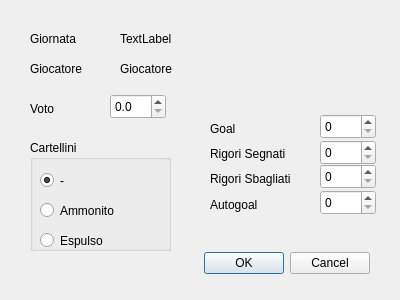
<?xml version="1.0" encoding="UTF-8"?>
<ui version="4.0">
 <class>AggiornaVoti</class>
 <widget class="QWidget" name="AggiornaVoti">
  <property name="geometry">
   <rect>
    <x>0</x>
    <y>0</y>
    <width>400</width>
    <height>300</height>
   </rect>
  </property>
  <property name="windowTitle">
   <string>Aggiorna Voto</string>
  </property>
  <widget class="QLabel" name="label">
   <property name="geometry">
    <rect>
     <x>30</x>
     <y>30</y>
     <width>70</width>
     <height>17</height>
    </rect>
   </property>
   <property name="text">
    <string>Giornata</string>
   </property>
  </widget>
  <widget class="QLabel" name="labelGiornata">
   <property name="geometry">
    <rect>
     <x>120</x>
     <y>30</y>
     <width>70</width>
     <height>17</height>
    </rect>
   </property>
   <property name="text">
    <string>TextLabel</string>
   </property>
  </widget>
  <widget class="QLabel" name="label_3">
   <property name="geometry">
    <rect>
     <x>30</x>
     <y>60</y>
     <width>70</width>
     <height>17</height>
    </rect>
   </property>
   <property name="text">
    <string>Giocatore</string>
   </property>
  </widget>
  <widget class="QLabel" name="labelGiocatore">
   <property name="geometry">
    <rect>
     <x>120</x>
     <y>60</y>
     <width>211</width>
     <height>17</height>
    </rect>
   </property>
   <property name="text">
    <string>Giocatore</string>
   </property>
  </widget>
  <widget class="QDoubleSpinBox" name="doubleSpinBoxVoto">
   <property name="geometry">
    <rect>
     <x>110</x>
     <y>94</y>
     <width>56</width>
     <height>25</height>
    </rect>
   </property>
   <property name="decimals">
    <number>1</number>
   </property>
   <property name="singleStep">
    <double>0.500000000000000</double>
   </property>
  </widget>
  <widget class="QLabel" name="label_5">
   <property name="geometry">
    <rect>
     <x>30</x>
     <y>100</y>
     <width>70</width>
     <height>17</height>
    </rect>
   </property>
   <property name="text">
    <string>Voto</string>
   </property>
  </widget>
  <widget class="QGroupBox" name="groupBox">
   <property name="geometry">
    <rect>
     <x>30</x>
     <y>140</y>
     <width>141</width>
     <height>111</height>
    </rect>
   </property>
   <property name="title">
    <string>Cartellini</string>
   </property>
   <widget class="QRadioButton" name="radioButton">
    <property name="geometry">
     <rect>
      <x>10</x>
      <y>30</y>
      <width>111</width>
      <height>21</height>
     </rect>
    </property>
    <property name="text">
     <string>-</string>
    </property>
    <property name="checked">
     <bool>true</bool>
    </property>
   </widget>
   <widget class="QRadioButton" name="radioButton_2">
    <property name="geometry">
     <rect>
      <x>10</x>
      <y>60</y>
      <width>111</width>
      <height>21</height>
     </rect>
    </property>
    <property name="text">
     <string>Ammonito</string>
    </property>
   </widget>
   <widget class="QRadioButton" name="radioButton_3">
    <property name="geometry">
     <rect>
      <x>10</x>
      <y>90</y>
      <width>111</width>
      <height>21</height>
     </rect>
    </property>
    <property name="text">
     <string>Espulso</string>
    </property>
   </widget>
  </widget>
  <widget class="QSpinBox" name="spinBoxGoal">
   <property name="geometry">
    <rect>
     <x>320</x>
     <y>114</y>
     <width>56</width>
     <height>25</height>
    </rect>
   </property>
  </widget>
  <widget class="QLabel" name="label_6">
   <property name="geometry">
    <rect>
     <x>210</x>
     <y>120</y>
     <width>70</width>
     <height>17</height>
    </rect>
   </property>
   <property name="text">
    <string>Goal</string>
   </property>
  </widget>
  <widget class="QSpinBox" name="spinBoxRigoriSe">
   <property name="geometry">
    <rect>
     <x>320</x>
     <y>140</y>
     <width>56</width>
     <height>25</height>
    </rect>
   </property>
  </widget>
  <widget class="QLabel" name="label_7">
   <property name="geometry">
    <rect>
     <x>210</x>
     <y>146</y>
     <width>101</width>
     <height>16</height>
    </rect>
   </property>
   <property name="text">
    <string>Rigori Segnati</string>
   </property>
  </widget>
  <widget class="QSpinBox" name="spinBoxRigoriSb">
   <property name="geometry">
    <rect>
     <x>320</x>
     <y>164</y>
     <width>56</width>
     <height>25</height>
    </rect>
   </property>
  </widget>
  <widget class="QLabel" name="label_8">
   <property name="geometry">
    <rect>
     <x>210</x>
     <y>170</y>
     <width>101</width>
     <height>17</height>
    </rect>
   </property>
   <property name="text">
    <string>Rigori Sbagliati</string>
   </property>
  </widget>
  <widget class="QLabel" name="label_9">
   <property name="geometry">
    <rect>
     <x>210</x>
     <y>196</y>
     <width>81</width>
     <height>17</height>
    </rect>
   </property>
   <property name="text">
    <string>Autogoal</string>
   </property>
  </widget>
  <widget class="QSpinBox" name="spinBoxAutogoal">
   <property name="geometry">
    <rect>
     <x>320</x>
     <y>190</y>
     <width>56</width>
     <height>25</height>
    </rect>
   </property>
  </widget>
  <widget class="QDialogButtonBox" name="buttonBox">
   <property name="geometry">
    <rect>
     <x>200</x>
     <y>250</y>
     <width>170</width>
     <height>26</height>
    </rect>
   </property>
   <property name="standardButtons">
    <set>QDialogButtonBox::Cancel|QDialogButtonBox::Ok</set>
   </property>
  </widget>
 </widget>
 <resources/>
 <connections>
  <connection>
   <sender>buttonBox</sender>
   <signal>accepted()</signal>
   <receiver>AggiornaVoti</receiver>
   <slot>close()</slot>
   <hints>
    <hint type="sourcelabel">
     <x>220</x>
     <y>258</y>
    </hint>
    <hint type="destinationlabel">
     <x>177</x>
     <y>270</y>
    </hint>
   </hints>
  </connection>
  <connection>
   <sender>buttonBox</sender>
   <signal>rejected()</signal>
   <receiver>AggiornaVoti</receiver>
   <slot>close()</slot>
   <hints>
    <hint type="sourcelabel">
     <x>325</x>
     <y>264</y>
    </hint>
    <hint type="destinationlabel">
     <x>389</x>
     <y>227</y>
    </hint>
   </hints>
  </connection>
 </connections>
</ui>
